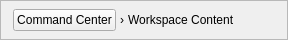
<?xml version="1.0" encoding="UTF-8"?>
<ui version="4.0">
 <class>BreadcrumbBar</class>
 <widget class="QFrame" name="BreadcrumbBar">
  <property name="minimumSize">
   <size>
    <width>0</width>
    <height>36</height>
   </size>
  </property>
  <property name="maximumSize">
   <size>
    <width>16777215</width>
    <height>40</height>
   </size>
  </property>
  <property name="frameShape">
   <enum>QFrame::Shape::StyledPanel</enum>
  </property>
  <layout class="QHBoxLayout" name="mainLayout">
   <property name="leftMargin">
    <number>12</number>
   </property>
   <property name="topMargin">
    <number>8</number>
   </property>
   <property name="rightMargin">
    <number>12</number>
   </property>
   <property name="bottomMargin">
    <number>8</number>
   </property>
   <property name="spacing">
    <number>4</number>
   </property>
   <item>
    <widget class="QPushButton" name="breadcrumbItem1">
     <property name="text">
      <string>Command Center</string>
     </property>
    </widget>
   </item>
   <item>
    <widget class="QLabel" name="breadcrumbSeparator1">
     <property name="text">
      <string>›</string>
     </property>
    </widget>
   </item>
   <item>
    <widget class="QLabel" name="breadcrumbDetail">
     <property name="text">
      <string>Workspace Content</string>
     </property>
    </widget>
   </item>
   <item>
    <spacer name="spacer">
     <property name="orientation">
      <enum>Qt::Orientation::Horizontal</enum>
     </property>
     <property name="sizeHint" stdset="0">
      <size>
       <width>40</width>
       <height>20</height>
      </size>
     </property>
    </spacer>
   </item>
  </layout>
 </widget>
 <layoutdefault spacing="6" margin="11"/>
 <resources/>
 <connections/>
</ui>
